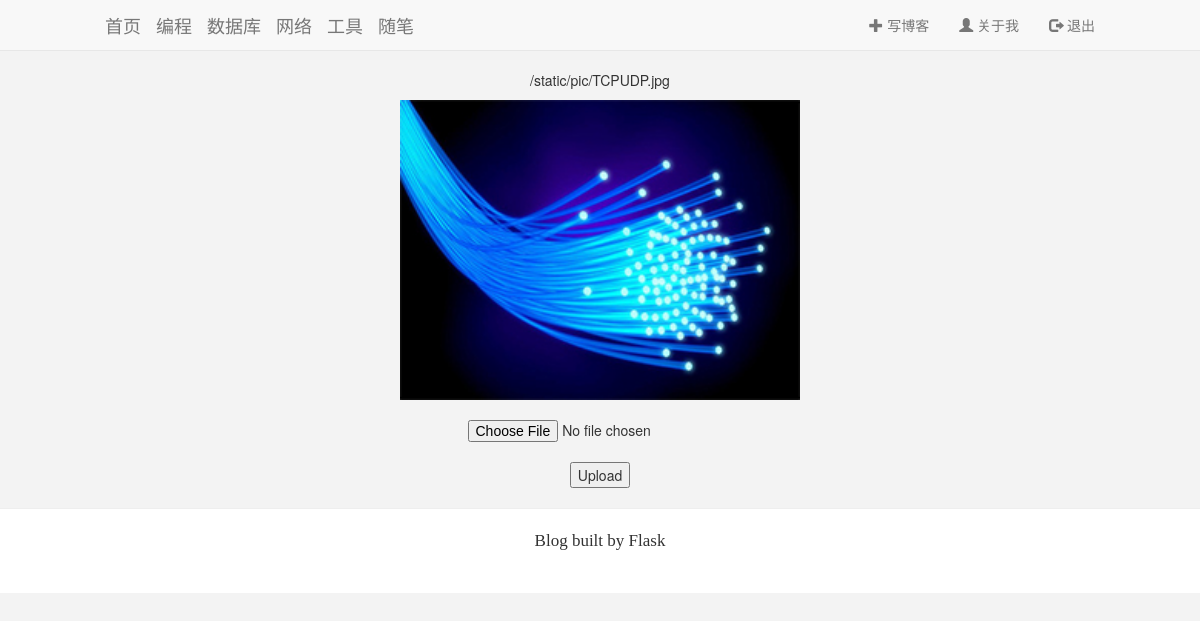
The app's page /uploaded_file/10 (signed in) with its own data.
### app/models.py (models this page shows)
class Post(db.Model):
    __tablename__ = 'posts'
    id = db.Column(db.Integer, primary_key=True)
    head_pic = db.Column(db.Text, default='/static/pic/test3.jpg')
    body_pic = db.Column(db.Text)
    title = db.Column(db.Text)
    body = db.Column(db.Text)
    abstract = db.Column(db.Text)
    tag = db.Column(db.Text)
    timestamp = db.Column(db.DateTime, index=True, default=datetime.utcnow)
    comments = db.relationship('Comment', backref='role')
    is_active = db.Column(db.Boolean, default=True)

### app/main/view.py (the view, shortened to what this page needs)
@main.route('/uploaded_file/<id>', methods=['GET', 'POST'])
@login_required
def uploaded_file(id):
    post = Post.query.filter_by(id=id).first()
    p = post.head_pic
    return render_template('theme_pic.html', filenam=p, id=id)

### app/main/view.py (called while the page is built)
@login_manager.user_loader
def load_user(user_id):
    return Admin.query.get(int(user_id))

### app/templates/theme_pic.html (shortened to what this page needs)
<!DOCTYPE html>
{% extends "base.html" %}
{% block body %}
<body>
<div class="container">
    <div class="row" align="center">
        <p>{{ filenam }}</p>
        <img src= "{{ filenam }}" width="400" height="300"><br><br>
        <form action="" method=post enctype=multipart/form-data>
             <input type=file name=file><br>
             <input type=submit value=Upload>
        </form>
    </div>
</div>
</body>
{% endblock %}

### app/static/css/customization.css (style rules this page uses)
body { padding-top: 70px; background-color: #f3f3f3; }
.container { padding-right: 90px; padding-left: 90px; margin-right: auto; margin-left: auto; }

### records on screen
Post: head_pic "/static/pic/TCPUDP.jpg", head_pic (picture)
